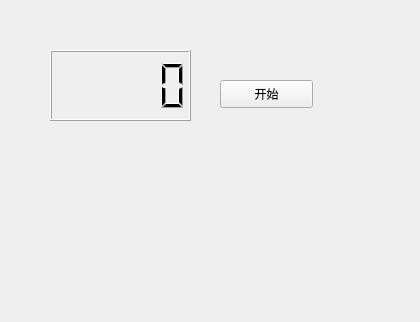
<?xml version="1.0" encoding="UTF-8"?>
<ui version="4.0">
 <class>QThreadUseCase</class>
 <widget class="QWidget" name="QThreadUseCase">
  <property name="geometry">
   <rect>
    <x>0</x>
    <y>0</y>
    <width>420</width>
    <height>322</height>
   </rect>
  </property>
  <property name="windowTitle">
   <string>Form</string>
  </property>
  <widget class="QPushButton" name="pushButtonStart">
   <property name="geometry">
    <rect>
     <x>220</x>
     <y>80</y>
     <width>93</width>
     <height>28</height>
    </rect>
   </property>
   <property name="text">
    <string>开始</string>
   </property>
  </widget>
  <widget class="QLCDNumber" name="lcdnumber">
   <property name="geometry">
    <rect>
     <x>50</x>
     <y>50</y>
     <width>141</width>
     <height>71</height>
    </rect>
   </property>
  </widget>
 </widget>
 <resources/>
 <connections/>
</ui>
